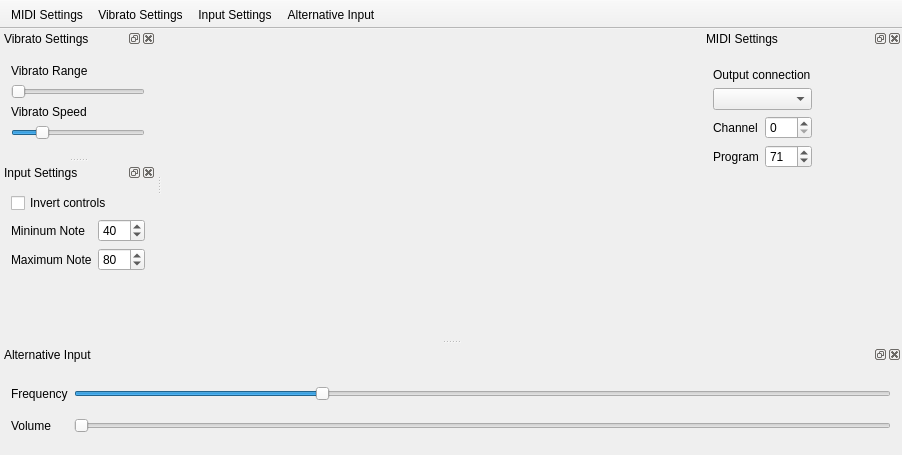
<?xml version="1.0" encoding="UTF-8"?>
<ui version="4.0">
 <class>MainWindow</class>
 <widget class="QMainWindow" name="MainWindow">
  <property name="geometry">
   <rect>
    <x>0</x>
    <y>0</y>
    <width>902</width>
    <height>455</height>
   </rect>
  </property>
  <property name="windowTitle">
   <string>Tangible Theremin</string>
  </property>
  <widget class="GraphViewWidget" name="graphWidget">
   <property name="sizePolicy">
    <sizepolicy hsizetype="Preferred" vsizetype="Preferred">
     <horstretch>0</horstretch>
     <verstretch>0</verstretch>
    </sizepolicy>
   </property>
   <property name="minimumSize">
    <size>
     <width>500</width>
     <height>300</height>
    </size>
   </property>
  </widget>
  <widget class="QDockWidget" name="midiSettingsDock">
   <property name="enabled">
    <bool>true</bool>
   </property>
   <property name="minimumSize">
    <size>
     <width>200</width>
     <height>160</height>
    </size>
   </property>
   <property name="baseSize">
    <size>
     <width>0</width>
     <height>0</height>
    </size>
   </property>
   <property name="floating">
    <bool>false</bool>
   </property>
   <property name="allowedAreas">
    <set>Qt::LeftDockWidgetArea|Qt::RightDockWidgetArea</set>
   </property>
   <property name="windowTitle">
    <string>MIDI Settings</string>
   </property>
   <attribute name="dockWidgetArea">
    <number>2</number>
   </attribute>
   <widget class="QWidget" name="dockWidgetContents">
    <property name="sizePolicy">
     <sizepolicy hsizetype="Preferred" vsizetype="Fixed">
      <horstretch>0</horstretch>
      <verstretch>0</verstretch>
     </sizepolicy>
    </property>
    <layout class="QVBoxLayout" name="verticalLayout_3">
     <property name="sizeConstraint">
      <enum>QLayout::SetFixedSize</enum>
     </property>
     <item>
      <widget class="QLabel" name="label_11">
       <property name="text">
        <string>Output connection</string>
       </property>
      </widget>
     </item>
     <item>
      <widget class="QComboBox" name="midiDeviceComboBox"/>
     </item>
     <item>
      <layout class="QHBoxLayout" name="horizontalLayout_3">
       <item>
        <widget class="QLabel" name="label_10">
         <property name="sizePolicy">
          <sizepolicy hsizetype="MinimumExpanding" vsizetype="Preferred">
           <horstretch>0</horstretch>
           <verstretch>0</verstretch>
          </sizepolicy>
         </property>
         <property name="text">
          <string>Channel</string>
         </property>
        </widget>
       </item>
       <item>
        <widget class="QSpinBox" name="midiChannel">
         <property name="maximum">
          <number>127</number>
         </property>
         <property name="value">
          <number>0</number>
         </property>
        </widget>
       </item>
      </layout>
     </item>
     <item>
      <layout class="QHBoxLayout" name="horizontalLayout_4">
       <item>
        <widget class="QLabel" name="label_3">
         <property name="sizePolicy">
          <sizepolicy hsizetype="MinimumExpanding" vsizetype="Preferred">
           <horstretch>0</horstretch>
           <verstretch>0</verstretch>
          </sizepolicy>
         </property>
         <property name="text">
          <string>Program</string>
         </property>
        </widget>
       </item>
       <item>
        <widget class="QSpinBox" name="midiProgram">
         <property name="maximum">
          <number>127</number>
         </property>
         <property name="value">
          <number>71</number>
         </property>
        </widget>
       </item>
      </layout>
     </item>
    </layout>
   </widget>
  </widget>
  <widget class="QToolBar" name="toolBar">
   <property name="windowTitle">
    <string>Toolbar</string>
   </property>
   <property name="toolTip">
    <string>Please do not remove me :/</string>
   </property>
   <property name="movable">
    <bool>false</bool>
   </property>
   <property name="allowedAreas">
    <set>Qt::TopToolBarArea</set>
   </property>
   <property name="floatable">
    <bool>false</bool>
   </property>
   <attribute name="toolBarArea">
    <enum>TopToolBarArea</enum>
   </attribute>
   <attribute name="toolBarBreak">
    <bool>false</bool>
   </attribute>
   <addaction name="actionMidiSettings"/>
   <addaction name="actionVibratoSettings"/>
   <addaction name="actionInputSettings"/>
   <addaction name="actionAlternativeInput"/>
  </widget>
  <widget class="QDockWidget" name="vibratoSettingsDock">
   <property name="sizePolicy">
    <sizepolicy hsizetype="Preferred" vsizetype="Preferred">
     <horstretch>0</horstretch>
     <verstretch>0</verstretch>
    </sizepolicy>
   </property>
   <property name="minimumSize">
    <size>
     <width>86</width>
     <height>128</height>
    </size>
   </property>
   <property name="baseSize">
    <size>
     <width>200</width>
     <height>200</height>
    </size>
   </property>
   <property name="floating">
    <bool>false</bool>
   </property>
   <property name="allowedAreas">
    <set>Qt::LeftDockWidgetArea|Qt::RightDockWidgetArea</set>
   </property>
   <property name="windowTitle">
    <string>Vibrato Settings</string>
   </property>
   <attribute name="dockWidgetArea">
    <number>1</number>
   </attribute>
   <widget class="QWidget" name="dockWidgetContents_2">
    <property name="sizePolicy">
     <sizepolicy hsizetype="Preferred" vsizetype="Fixed">
      <horstretch>0</horstretch>
      <verstretch>0</verstretch>
     </sizepolicy>
    </property>
    <layout class="QVBoxLayout" name="verticalLayout_2">
     <item>
      <widget class="QLabel" name="label_6">
       <property name="text">
        <string>Vibrato Range</string>
       </property>
      </widget>
     </item>
     <item>
      <widget class="QSlider" name="sliderVibratoRange">
       <property name="maximum">
        <number>100</number>
       </property>
       <property name="orientation">
        <enum>Qt::Horizontal</enum>
       </property>
      </widget>
     </item>
     <item>
      <widget class="QLabel" name="label_7">
       <property name="text">
        <string>Vibrato Speed</string>
       </property>
      </widget>
     </item>
     <item>
      <widget class="QSlider" name="sliderVibratoSpeed">
       <property name="maximum">
        <number>100</number>
       </property>
       <property name="value">
        <number>20</number>
       </property>
       <property name="orientation">
        <enum>Qt::Horizontal</enum>
       </property>
      </widget>
     </item>
    </layout>
   </widget>
  </widget>
  <widget class="QDockWidget" name="alternativeInputDock">
   <property name="minimumSize">
    <size>
     <width>500</width>
     <height>110</height>
    </size>
   </property>
   <property name="floating">
    <bool>false</bool>
   </property>
   <property name="features">
    <set>QDockWidget::AllDockWidgetFeatures</set>
   </property>
   <property name="allowedAreas">
    <set>Qt::BottomDockWidgetArea|Qt::TopDockWidgetArea</set>
   </property>
   <property name="windowTitle">
    <string>Alternative Input</string>
   </property>
   <attribute name="dockWidgetArea">
    <number>8</number>
   </attribute>
   <widget class="QWidget" name="dockWidgetContents_3">
    <layout class="QHBoxLayout" name="horizontalLayout_7">
     <item>
      <layout class="QGridLayout" name="gridLayout">
       <item row="0" column="0">
        <widget class="QLabel" name="label_8">
         <property name="text">
          <string>Frequency</string>
         </property>
        </widget>
       </item>
       <item row="0" column="1">
        <widget class="QSlider" name="frequencySlider">
         <property name="maximum">
          <number>10000</number>
         </property>
         <property name="value">
          <number>3000</number>
         </property>
         <property name="orientation">
          <enum>Qt::Horizontal</enum>
         </property>
        </widget>
       </item>
       <item row="1" column="0">
        <widget class="QLabel" name="label_9">
         <property name="text">
          <string>Volume</string>
         </property>
        </widget>
       </item>
       <item row="1" column="1">
        <widget class="QSlider" name="volumeSlider">
         <property name="maximum">
          <number>1000</number>
         </property>
         <property name="value">
          <number>0</number>
         </property>
         <property name="orientation">
          <enum>Qt::Horizontal</enum>
         </property>
        </widget>
       </item>
      </layout>
     </item>
    </layout>
   </widget>
  </widget>
  <widget class="QDockWidget" name="inputSettingsDock">
   <property name="sizePolicy">
    <sizepolicy hsizetype="Preferred" vsizetype="Preferred">
     <horstretch>0</horstretch>
     <verstretch>0</verstretch>
    </sizepolicy>
   </property>
   <property name="minimumSize">
    <size>
     <width>139</width>
     <height>113</height>
    </size>
   </property>
   <property name="floating">
    <bool>false</bool>
   </property>
   <property name="allowedAreas">
    <set>Qt::LeftDockWidgetArea|Qt::RightDockWidgetArea</set>
   </property>
   <property name="windowTitle">
    <string>Input Settings</string>
   </property>
   <attribute name="dockWidgetArea">
    <number>1</number>
   </attribute>
   <widget class="QWidget" name="dockWidgetContents_4">
    <property name="sizePolicy">
     <sizepolicy hsizetype="Preferred" vsizetype="Fixed">
      <horstretch>0</horstretch>
      <verstretch>0</verstretch>
     </sizepolicy>
    </property>
    <layout class="QVBoxLayout" name="verticalLayout">
     <item>
      <widget class="QCheckBox" name="checkBox_invert">
       <property name="toolTip">
        <string>Switch frequency and volume input.</string>
       </property>
       <property name="text">
        <string>Invert controls</string>
       </property>
      </widget>
     </item>
     <item>
      <layout class="QHBoxLayout" name="horizontalLayout">
       <item>
        <widget class="QLabel" name="label_4">
         <property name="sizePolicy">
          <sizepolicy hsizetype="Expanding" vsizetype="Preferred">
           <horstretch>0</horstretch>
           <verstretch>0</verstretch>
          </sizepolicy>
         </property>
         <property name="text">
          <string>Mininum Note</string>
         </property>
        </widget>
       </item>
       <item>
        <widget class="QSpinBox" name="minNote">
         <property name="maximum">
          <number>127</number>
         </property>
         <property name="value">
          <number>40</number>
         </property>
        </widget>
       </item>
      </layout>
     </item>
     <item>
      <layout class="QHBoxLayout" name="horizontalLayout_2">
       <item>
        <widget class="QLabel" name="label_5">
         <property name="sizePolicy">
          <sizepolicy hsizetype="MinimumExpanding" vsizetype="Minimum">
           <horstretch>0</horstretch>
           <verstretch>0</verstretch>
          </sizepolicy>
         </property>
         <property name="text">
          <string>Maximum Note</string>
         </property>
        </widget>
       </item>
       <item>
        <widget class="QSpinBox" name="maxNote">
         <property name="maximum">
          <number>127</number>
         </property>
         <property name="value">
          <number>80</number>
         </property>
        </widget>
       </item>
      </layout>
     </item>
    </layout>
   </widget>
  </widget>
  <action name="actionMidiSettings">
   <property name="checkable">
    <bool>true</bool>
   </property>
   <property name="text">
    <string>MIDI Settings</string>
   </property>
  </action>
  <action name="actionVibratoSettings">
   <property name="checkable">
    <bool>true</bool>
   </property>
   <property name="text">
    <string>Vibrato Settings</string>
   </property>
   <property name="toolTip">
    <string>Vibrato Settings</string>
   </property>
  </action>
  <action name="actionAlternativeInput">
   <property name="checkable">
    <bool>true</bool>
   </property>
   <property name="text">
    <string>Alternative Input</string>
   </property>
   <property name="toolTip">
    <string>Alternative Input</string>
   </property>
  </action>
  <action name="actionInputSettings">
   <property name="checkable">
    <bool>true</bool>
   </property>
   <property name="text">
    <string>Input Settings</string>
   </property>
   <property name="toolTip">
    <string>Input Settings</string>
   </property>
  </action>
 </widget>
 <layoutdefault spacing="6" margin="11"/>
 <customwidgets>
  <customwidget>
   <class>GraphViewWidget</class>
   <extends>QWidget</extends>
   <header>graphviewwidget.h</header>
   <container>1</container>
  </customwidget>
 </customwidgets>
 <tabstops>
  <tabstop>midiProgram</tabstop>
  <tabstop>sliderVibratoRange</tabstop>
  <tabstop>sliderVibratoSpeed</tabstop>
 </tabstops>
 <resources/>
 <connections/>
</ui>
